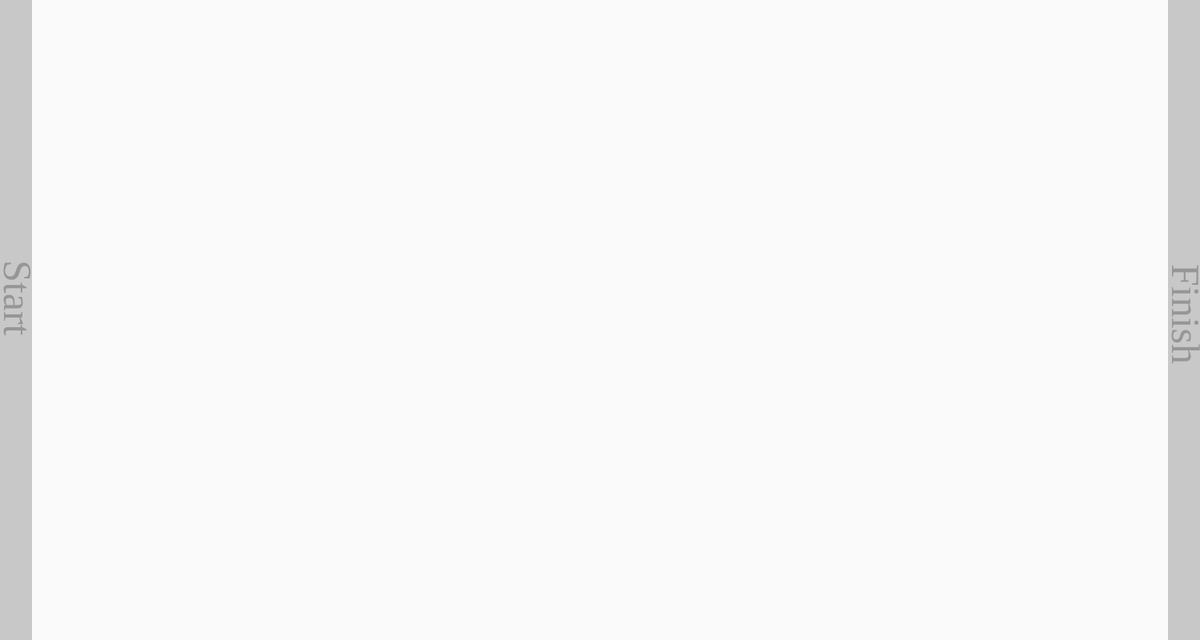
Frame 1 (no input)
Frame 60 (no input): identical to frame 1, image omitted
Frame 120 (the mouse pressed at the canvas centre since frame 60): identical to frame 1, image omitted

The p5.js sketch that drew this single still picture (run headless with seeded random() and noise() and a simulated clock; from frame 60 on, the mouse is pressed at the canvas centre):

// p5.js sketch
// ── sketch.js
class car{
    constructor(id,x,y){
        this.id=id;
        this.x=x;
        this.y=y;
        this.r=this.getRndRGB();
        this.g=this.getRndRGB();
        this.b=this.getRndRGB();
    }

    getRndRGB(){
        //gonna cheat and reuse the rnd code
        return Math.floor(this.getRndSpd(0,240));
    }
    
    drawCar(){
        fill(this.r,this.g,this.b)
        arc(this.x,this.y,20,20,PI,0,PI);
        rect(this.x-20,this.y,40,10);
        arc(this.x-10,this.y+10,10,10,0,PI,PI);
        arc(this.x+10,this.y+10,10,10,0,PI,PI);
    }
    
    getPos(){
        if (this.x > winnerPos[1]){
            winnerPos[0]=this.id;
            winnerPos[1]=this.x;
        }
    }
    
    moveCar(){
        this.x+=this.getRndSpd(spdMin,spdMax); 
        //console.log(spdMax);
    }
    
    getRndSpd(min, max){ 
        //return Math.floor((Math.random() * (max-min+1) + min));;
        //use gaussian rnd function
        return Math.abs(randomGaussian((min+max)/2,max-(min+max)/2));
    }
    
}

var cars = [];
var TimerHandle=[];
var spdMax=15;
var spdMin=1;
var drawNumsVar = -1;
var someoneWon = -1;
var winnerPos = [0,0];

function setup(){
    createCanvas(1500,800);
}

function draw(){
    background(250);
    drawLn();
    drawNums();
    
    cars.forEach(function(item){
        item.drawCar();
        item.getPos();
    })
   
    checkWin();
}

function checkWin(){
    if (winnerPos[1]>width-40+10){
        //we have a winner!
        clearTimers();//freeze
        var drawText="The Winner is Car #" + (cars[winnerPos[0]].id+1);
        fill(cars[winnerPos[0]].r,cars[winnerPos[0]].g,cars[winnerPos[0]].b)
        text(drawText,100,cars[winnerPos[0]].y-32,1000,400);
        rect(width-300,cars[winnerPos[0]].y,200,10);
        triangle(width-100,cars[winnerPos[0]].y+20,width-100,cars[winnerPos[0]].y-10,width-60,cars[winnerPos[0]].y+3);
    }
}


function init(){
        clearTimers();
        winnerPos=[0,0];
        var t = int(document.getElementById('t1').value);
        var spaceBetween = height / (t+1);
        cars = [];
        for (var i=0;i<t;i++){
            cars.push(new car(i,20,(i+1)*spaceBetween));
        }

        //countdown timers
        drawNumsVar=3;
        TimerHandle[0]=setTimeout(function(){drawNumsVar=2;},1000);
        TimerHandle[1]=setTimeout(function(){drawNumsVar=1;},2000);
        TimerHandle[2]=setTimeout(function(){drawNumsVar=0;TimerHandle[4]=setInterval(moveCars,50);},3000);
        TimerHandle[3]=setTimeout(function(){drawNumsVar=-1;},3500);
}

function moveCars(){
    cars.forEach(function(item){
        //alert("rmc");
        item.moveCar();
    })
}

function drawNums(){
    var drawText;
    if (drawNumsVar==-1){
        return 0;
    }else if(drawNumsVar==0){
        fill(255,0,0); 
        drawText="Go";
    }else if(drawNumsVar==1){
        fill(255,0,0); 
        drawText="1";
    }else if(drawNumsVar==2){
        fill(255,153,0); 
        drawText="2";
    }else if(drawNumsVar==3){
        fill(0,255,0);
        drawText="3";
    }
    textFont("Calibri",50);
    text(drawText,(width/2-textWidth(drawText)/2),(height/2-(textAscent(drawText)+textDescent(drawText))/2),400,400);
}

function drawLn(){
    push();//save format
    noStroke();
    fill(200);
    translate(50,0);
    rotate(PI/2);
    rect(0,10,height,40); //start line
    rect(0,50-width,height,40); //finish line
    textFont("Calibri",50);
    fill(150);
    text("Start",height/2-75,45);
    text("Finish",height/2-70,-(width-85));
    
    pop();//restore format
}


function clearTimers(){
    clearInterval(TimerHandle[0]);
    clearInterval(TimerHandle[1]);
    clearInterval(TimerHandle[2]);
    clearInterval(TimerHandle[3]);
    clearInterval(TimerHandle[4]);
}
